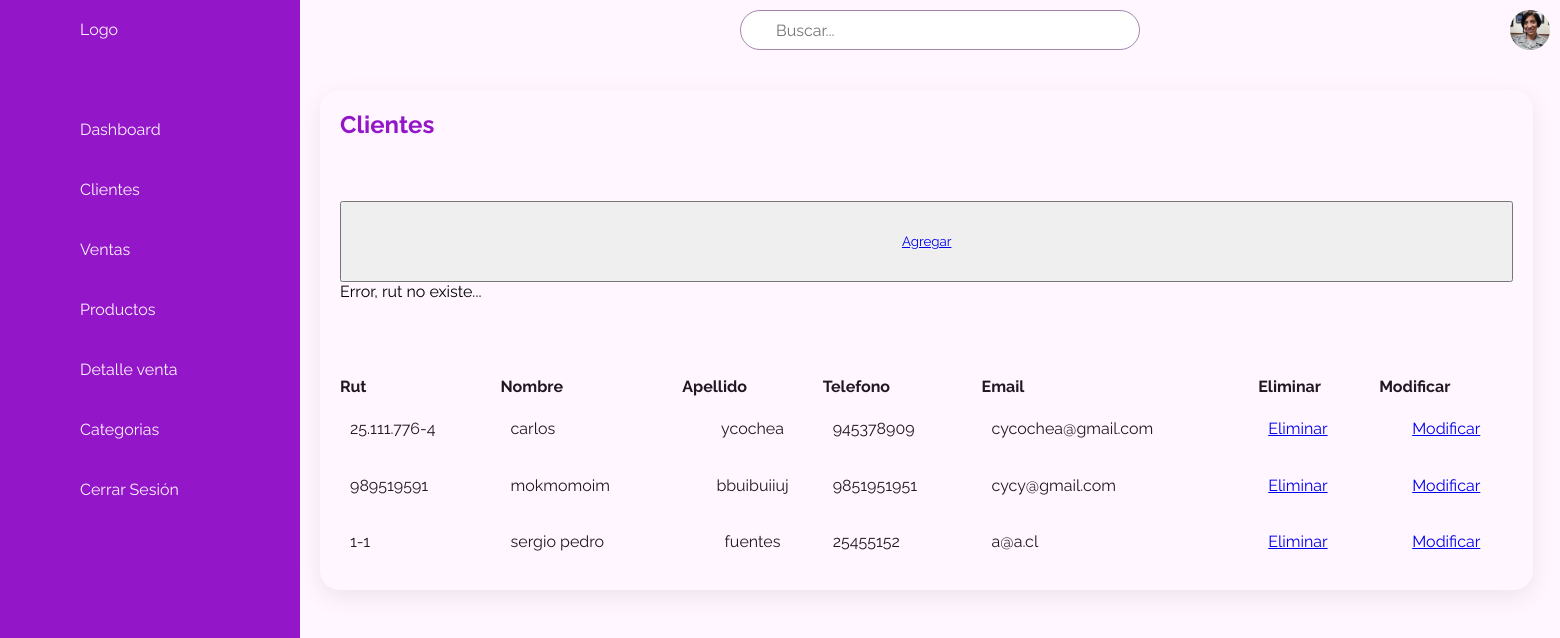
Page /clientes_del/14 on the committed database.
### ventas/models.py (models this page shows, shortened)
class Clientes(models.Model):
    rut = models.CharField(primary_key=True, max_length=10)
    nombre = models.CharField(max_length=20)
    apellido = models.CharField(max_length=20)
    telefono = models.CharField(max_length=45)
    email = models.EmailField(unique=True, max_length=100, blank=True, null=True)

### ventas/views.py (the view)
# urls.py: path('clientes_del/<str:pk>', clientes_del, name='clientes_del'),
def clientes_del(request,pk):
    context={}
    try:
        cliente=Clientes.objects.get(rut=pk)
        cliente.delete()
        mensaje="Bien, datos eliminados..."
        clientes = Clientes.objects.all()
        context = {'clientes': clientes,  'mensaje' : mensaje}
        return render(request, 'ventas/clientes.html', context)
    except:
        mensaje="Error, rut no existe..."
        clientes = Clientes.objects.all()
        context = {'clientes': clientes,  'mensaje' : mensaje}
        return render(request, 'ventas/clientes.html', context)

### ventas/templates/ventas/clientes.html (shortened to what this page needs)
<!DOCTYPE html>
<html lang="en">
<head>
    {% load static %}
    <link rel="stylesheet" href="{% static 'ventas/css/clientes.css' %}">
</head>
<body>
    <section>
        <div class="nav">
            <ul>
                <li>
                    <a href="#">
                        <span class="icono"></span>
                        <span class="titulo">Logo</span>
                    </a>
                </li>
                <li>
                    <a href="{% url 'dashboard' %}">
                        <span class="icono"></span>
                        <span class="titulo">Dashboard</span>
                    </a>
                </li>
                <li>
                    <a href="{% url 'clientes' %}">
                        <span class="icono"></span>
                        <span class="titulo">Clientes</span>
                    </a>
                </li>
                <li>
                    <a href="{% url 'ventas' %}">
                        <span class="icono"></span>
                        <span class="titulo">Ventas</span>
                    </a>
                </li>
                <li>
                    <a href="{% url 'productos' %}">
                        <span class="icono"></span>
                        <span class="titulo">Productos</span>
                    </a>
                </li>
                <li>
                    <a href="{% url 'detalles_ventas' %}">
                        <span class="icono"></span>
                        <span class="titulo">Detalle venta</span>
                    </a>
                </li>
                <li>
                    <a href="{% url 'categorias' %}">
                        <span class="icono"></span>
                        <span class="titulo">Categorias</span>
                    </a>
                </li>
                <li>
                    <a href="{% url 'index' %}">
                        <span class="icono"></span>
                        <span class="titulo">Cerrar Sesión</span>
                    </a>
                </li>
            </ul>
        </div>
        <div class="container">
            <div class="topbar">
                <div class="toggle">
                </div>
                <div class="buscar">
                    <label for="">
                        <input type="text" placeholder="Buscar..." name="" id="">
                    </label>
                </div>
                <div class="perfil-usuario">
                    <img src="imgdashboard/profile-photo1.jpg" alt="">
                </div>
            </div>
            <div class="detalles">
                <div class="clientes">
                    <div class="header">
                        <h2>Clientes</h2>
                    </div>
                    <button type="button">
                        <a href="{% url 'clientesAdd' %}"> Agregar </a>
                    </button>
                    <div id="idMensajes">
                        {% if mensaje %}
                            {{mensaje}}
                        {% endif %}
                    </div>
                    <table>
                        {% if clientes %}
                            <th>Rut</th>
                            <th>Nombre</th>
                            <th>Apellido</th>
                            <th>Telefono</th>
                            <th>Email</th>
                            <th>Eliminar</th>
                            <th>Modificar</th>
                            {% for cliente in clientes %}
                                <tr>
                                    <td>{{ cliente.rut }}
                                    <td>{{ cliente.nombre }}
                                    <td>{{ cliente.apellido }}
                                    <td>{{ cliente.telefono }}
                                    <td>{{ cliente.email }}
                                    <td><a href="{% url 'clientes_del' pk=cliente.rut %}">Eliminar</a>
                                    <td><a href="{% url 'clientes_findEdit' pk=cliente.rut %}">Modificar</a>
                                </tr>
                            {% endfor %}
                        {% endif %}
                    </table>
                </div>
            </div>
        </div>
    </section>
</body>
</html>

### ventas/static/ventas/css/clientes.css (style rules this page uses)
:root { --white: #fff6ff; --purple: #9316c8; --dark-rose: #a586ae; --black: #221824; --font: 'Raleway' , sans-serif; }
* { margin: 0; padding: 0; box-sizing: border-box; font-family: var(--font); }
body { background: var(--white); overflow-x: hidden; }
section { position: relative; width: 100%; }
.nav { position: fixed; width: 300px; height: 100%; background: var(--purple); border-left: 10px solid var(--purple); overflow: hidden; transition: 0.4s; }
.nav ul { position: absolute; top: 0; left: 0; width: 100%; }
.nav ul li { position: relative; width: 200%; list-style: none; border-top-left-radius: 10px; border-bottom-left-radius: 10px; }
.nav ul li:nth-child(1) { margin-bottom: 40px; pointer-events: none; }
.nav ul li a { position: relative; display: flex; width: 100%; color: var(--white); text-decoration: none; }
.nav ul li a .icono { position: relative; display: block; min-width: 60px; height: 60px; line-height: 75px; text-align: center; }
.nav ul li a .titulo { position: relative; display: block; padding: 0 10px; height: 60px; line-height: 60px; text-align: start; white-space: nowrap; }
.container { position: absolute; width: calc(100% - 300px); left: 300px; min-width: 100vh; background: var(--white); transition: 0.4s; }
.container .topbar { width: 100%; height: 60px; display: flex; justify-content: space-between; align-items: center; padding: 0 10px; }
.container .topbar .toggle { position: relative; width: 60px; height: 60px; display: flex; justify-content: center; align-items: center; font-size: 2.5em; cursor: pointer; }
.container .topbar .buscar { position: relative; width: 400px; margin: 0 10px; }
.container .topbar .buscar label { position: relative; width: 100%; }
.container .topbar .buscar label input { width: 100%; height: 40px; border-radius: 40px; padding: 5px 20px; padding-left: 35px; font-size: 1em; outline: none; border: 1px solid var(--dark-rose); }
.container .topbar .perfil-usuario { position: relative; width: 40px; height: 40px; border-radius: 50%; overflow: hidden; cursor: pointer; }
.container .topbar .perfil-usuario img { position: absolute; top: 0; left: 0; width: 100%; height: 100%; object-fit: cover; }
.detalles { position: relative; width: 150%; padding: 20px; display: grid; grid-template-columns: 2fr 1fr; grid-gap: 30px; margin-top: 10px; }
.detalles .clientes { position: relative; display: grid; min-height: 500px; background: var(--white); padding: 20px; box-shadow: 0 7px 25px rgba(0, 0, 0, 0.08); border-radius: 20px; }
.header { display: flex; justify-content: space-between; align-items: flex-start; }
.header h2 { font-weight: 700; color: var(--purple); }
.detalles table { width: 100%; border-collapse: collapse; margin-top: 10px; text-align: left; }
.detalles .clientes table tr { color: var(--black); border-radius: 1px solid rgba(0,0,0,0.1); }
.detalles .clientes table tr td { padding: 10px; }
.detalles .clientes table tr td:last-child { text-align: center; }
.detalles .clientes table tr td:nth-child(3) { text-align: center; }

### rows in the picture
Clientes: rut "25.111.776-4", nombre "carlos", apellido "ycochea", telefono "945378909", email "cycochea@gmail.com"
Clientes: rut "989519591", nombre "mokmomoim", apellido "bbuibuiiuj", telefono "9851951951", email "cycy@gmail.com"
Clientes: rut "1-1", nombre "sergio pedro", apellido "fuentes", telefono "25455152", email "a@a.cl"

### other values in the picture
{{ mensaje }} "Error, rut no existe..."
